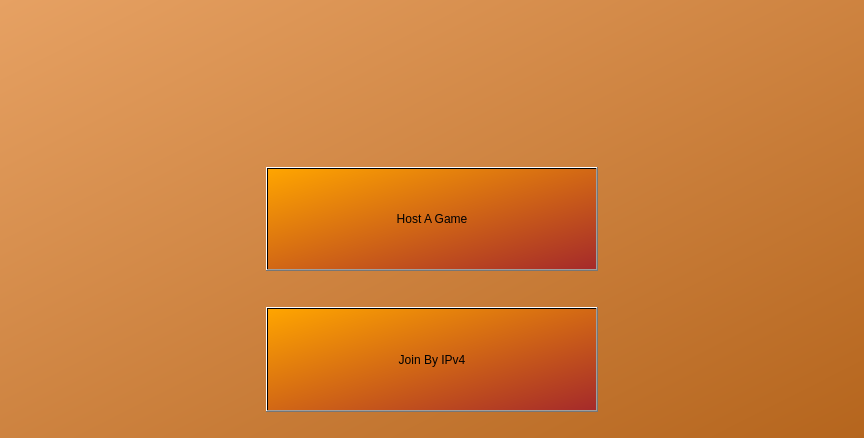
<?xml version="1.0" encoding="UTF-8"?>
<ui version="4.0">
 <class>Form</class>
 <widget class="QWidget" name="Form">
  <property name="geometry">
   <rect>
    <x>0</x>
    <y>0</y>
    <width>864</width>
    <height>438</height>
   </rect>
  </property>
  <property name="minimumSize">
   <size>
    <width>864</width>
    <height>438</height>
   </size>
  </property>
  <property name="windowTitle">
   <string>Form</string>
  </property>
  <property name="styleSheet">
   <string notr="true">QWidget#Form {
	background-color: qlineargradient(x1: 0, y1: 0, x2: 1, y2: 1, stop: 0 #e6a163, stop: 1 #b5651d);
}</string>
  </property>
  <layout class="QGridLayout" name="gridLayout" rowstretch="10,7,2,7,0,1" columnstretch="3,4,3">
   <item row="0" column="0" colspan="3">
    <widget class="QLabel" name="label_3">
     <property name="sizePolicy">
      <sizepolicy hsizetype="Ignored" vsizetype="Ignored">
       <horstretch>0</horstretch>
       <verstretch>0</verstretch>
      </sizepolicy>
     </property>
     <property name="text">
      <string/>
     </property>
     <property name="pixmap">
      <pixmap>../resource_images/multiplayer.png</pixmap>
     </property>
     <property name="scaledContents">
      <bool>true</bool>
     </property>
    </widget>
   </item>
   <item row="5" column="1">
    <spacer name="verticalSpacer">
     <property name="orientation">
      <enum>Qt::Vertical</enum>
     </property>
     <property name="sizeHint" stdset="0">
      <size>
       <width>20</width>
       <height>40</height>
      </size>
     </property>
    </spacer>
   </item>
   <item row="1" column="0" rowspan="3">
    <widget class="QLabel" name="label_2">
     <property name="sizePolicy">
      <sizepolicy hsizetype="Ignored" vsizetype="Ignored">
       <horstretch>0</horstretch>
       <verstretch>0</verstretch>
      </sizepolicy>
     </property>
     <property name="text">
      <string/>
     </property>
     <property name="pixmap">
      <pixmap>../resource_images/w_pawn.png</pixmap>
     </property>
     <property name="scaledContents">
      <bool>true</bool>
     </property>
    </widget>
   </item>
   <item row="1" column="1">
    <widget class="QPushButton" name="hostButton">
     <property name="sizePolicy">
      <sizepolicy hsizetype="Minimum" vsizetype="Preferred">
       <horstretch>0</horstretch>
       <verstretch>0</verstretch>
      </sizepolicy>
     </property>
     <property name="styleSheet">
      <string notr="true">background-color: qlineargradient(x1: 0, y1: 0, x2: 1, y2: 1, stop: 0 orange, stop: 1 brown);</string>
     </property>
     <property name="text">
      <string>Host A Game</string>
     </property>
    </widget>
   </item>
   <item row="1" column="2" rowspan="3">
    <widget class="QLabel" name="label_4">
     <property name="sizePolicy">
      <sizepolicy hsizetype="Ignored" vsizetype="Ignored">
       <horstretch>0</horstretch>
       <verstretch>0</verstretch>
      </sizepolicy>
     </property>
     <property name="text">
      <string/>
     </property>
     <property name="pixmap">
      <pixmap>../resource_images/black_p.png</pixmap>
     </property>
     <property name="scaledContents">
      <bool>true</bool>
     </property>
    </widget>
   </item>
   <item row="3" column="1">
    <widget class="QPushButton" name="joinByIpButton">
     <property name="sizePolicy">
      <sizepolicy hsizetype="Minimum" vsizetype="Preferred">
       <horstretch>0</horstretch>
       <verstretch>0</verstretch>
      </sizepolicy>
     </property>
     <property name="styleSheet">
      <string notr="true">background-color: qlineargradient(x1: 0, y1: 0, x2: 1, y2: 1, stop: 0 orange, stop: 1 brown);</string>
     </property>
     <property name="text">
      <string>Join By IPv4</string>
     </property>
    </widget>
   </item>
   <item row="2" column="1">
    <spacer name="verticalSpacer_2">
     <property name="orientation">
      <enum>Qt::Vertical</enum>
     </property>
     <property name="sizeType">
      <enum>QSizePolicy::Ignored</enum>
     </property>
     <property name="sizeHint" stdset="0">
      <size>
       <width>20</width>
       <height>40</height>
      </size>
     </property>
    </spacer>
   </item>
  </layout>
 </widget>
 <resources/>
 <connections/>
</ui>
